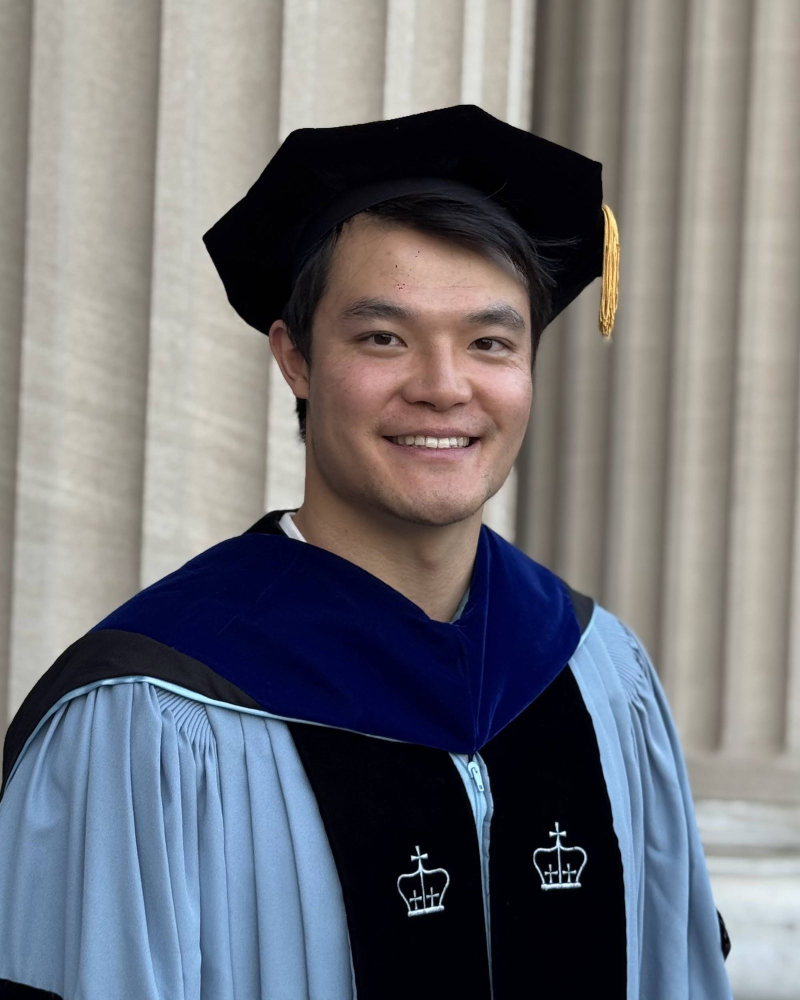
#> input picture assets/img/portrait.jpg, 1600 x 2000 px, found by its file name (shown at 1/2 size)
$ python generate_og_card.py
#> lines starting #> are read from the running program, lines starting #| are printed output that depends on the picture
#> in main, photo is the input picture: PIL image 1600x2000 RGB; mean R, G, B 114.3, 115.1, 120.3
#!/usr/bin/env python3
"""Generate assets/img/og-card.jpg from the site's own design tokens.

Not part of the normal build -- run by hand whenever the name, title, or
site palette (assets/css/style.css :root) changes:

    pixi run python3 scripts/generate_og_card.py

Reads the portrait crop straight from assets/img/_raw/portrait.jpg so the
card uses a full-resolution source instead of the already-compressed
og-unrelated output.
"""
from __future__ import annotations

from pathlib import Path

from PIL import Image, ImageDraw, ImageFont, ImageOps

ROOT = Path(__file__).resolve().parent.parent
OUT = ROOT / "assets" / "img" / "og-card.jpg"
PORTRAIT_RAW = ROOT / "assets" / "img" / "_raw" / "portrait.jpg"
PORTRAIT_FALLBACK = ROOT / "assets" / "img" / "portrait.jpg"

FONT_PATH = "/usr/share/fonts/truetype/ubuntu/UbuntuSans[wdth,wght].ttf"

# ---- design tokens, copied from assets/css/style.css :root (light palette) --
BG = "#fbfaf8"
TEXT = "#1c1b19"
TEXT_MUTED = "#5f5c56"
ACCENT = "#0f6f6c"

W, H = 1200, 630
TOP_BAR_H = 6
DIVIDER_X = 792
DIVIDER_W = 4
PHOTO_X0 = DIVIDER_X + DIVIDER_W
LEFT_MARGIN = 72
TEXT_RIGHT = DIVIDER_X - 32


def font(size: int, weight: str = "Regular") -> ImageFont.FreeTypeFont:
    f = ImageFont.truetype(FONT_PATH, size)
    f.set_variation_by_name(weight)
    return f


def draw_tracked(draw: ImageDraw.ImageDraw, xy, text, fnt, fill, tracking=0):
    x, y = xy
    for ch in text:
        draw.text((x, y), ch, font=fnt, fill=fill)
        w = draw.textlength(ch, font=fnt)
        x += w + tracking
    return x


def wrap_text(draw, text, fnt, max_width):
    words = text.split()
    lines, current = [], ""
    for word in words:
        trial = f"{current} {word}".strip()
        if draw.textlength(trial, font=fnt) <= max_width:
            current = trial
        else:
            if current:
                lines.append(current)
            current = word
    if current:
        lines.append(current)
    return lines


def cover_crop(im: Image.Image, target_w: int, target_h: int) -> Image.Image:
#> called with target_w = 404, target_h = 624
    target_ratio = target_w / target_h
    ratio = im.width / im.height
#> ratio = 0.8
    if ratio > target_ratio:
        new_w = round(im.height * target_ratio)
#> new_w = 1295
        left = (im.width - new_w) // 2
#> left = 152
        im = im.crop((left, 0, left + new_w, im.height))
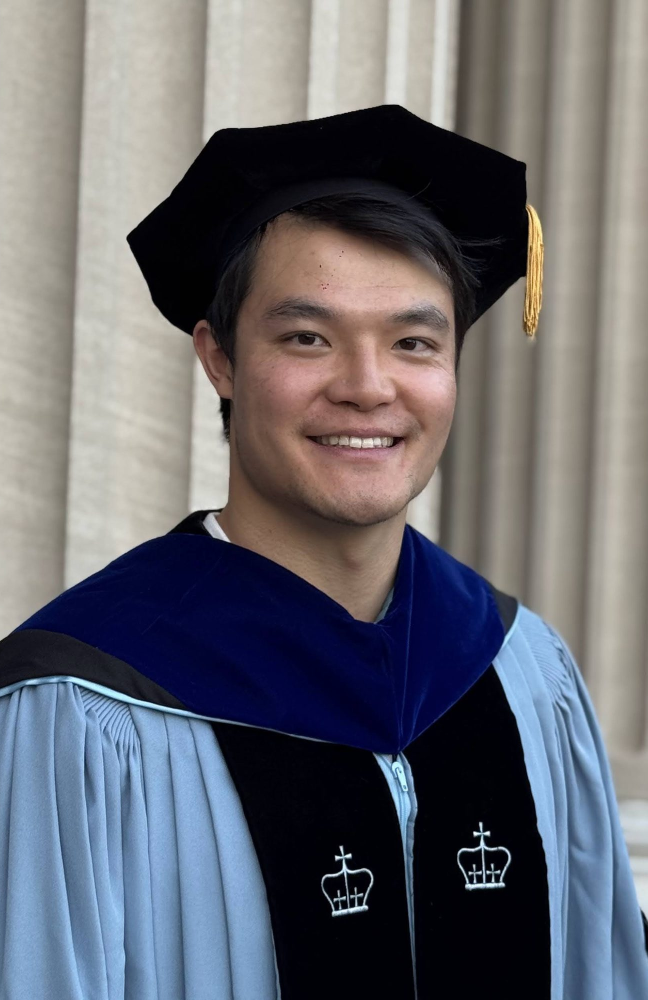
#> im: PIL image 1295x2000 RGB (shown at 1/2 size); mean R, G, B 104.3, 105.1, 112.2
    else:
        new_h = round(im.width / target_ratio)
        top = round((im.height - new_h) * 0.28)  # bias up: keep the face, not the gown
        im = im.crop((0, top, im.width, top + new_h))
    return im.resize((target_w, target_h), Image.LANCZOS)
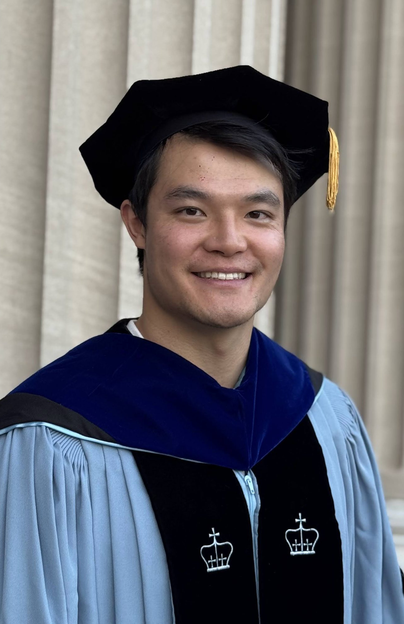
#> returned value: PIL image 404x624 RGB; mean R, G, B 104.3, 105.1, 112.2


def main() -> None:
    card = Image.new("RGB", (W, H), BG)
    draw = ImageDraw.Draw(card)

    # top accent bar
    draw.rectangle([0, 0, W, TOP_BAR_H], fill=ACCENT)

    # photo panel, right-aligned, cover-cropped
    src_path = PORTRAIT_RAW if PORTRAIT_RAW.exists() else PORTRAIT_FALLBACK
    with Image.open(src_path) as photo:
        photo = ImageOps.exif_transpose(photo).convert("RGB")
        panel_w, panel_h = W - PHOTO_X0, H - TOP_BAR_H
        photo = cover_crop(photo, panel_w, panel_h)
        card.paste(photo, (PHOTO_X0, TOP_BAR_H))
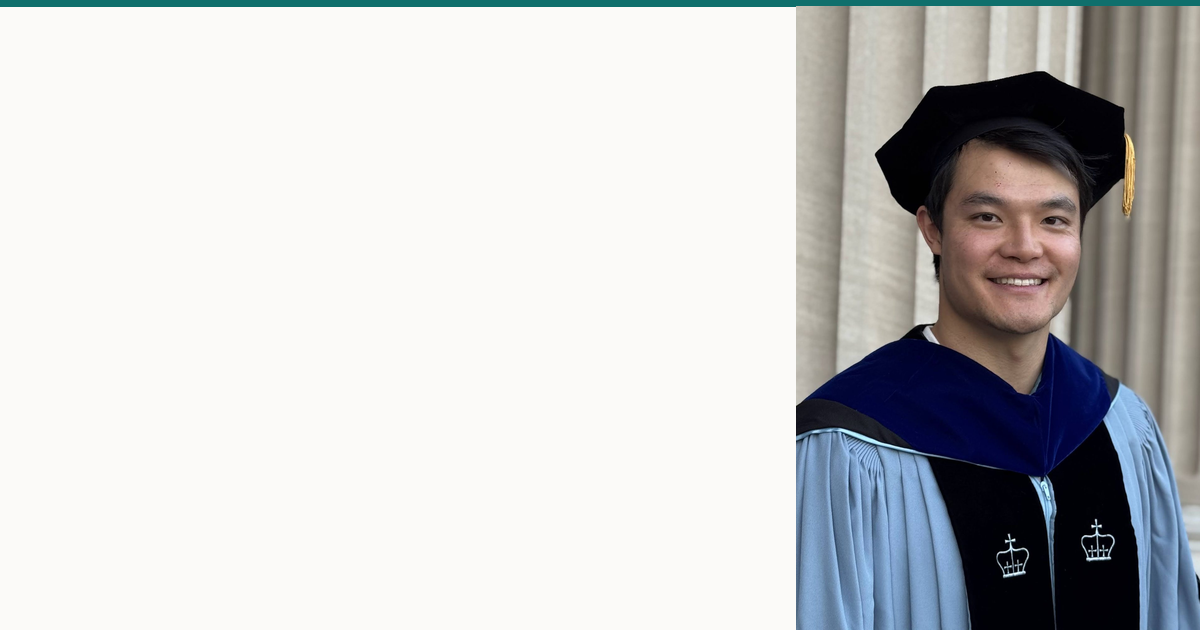
#> card: PIL image 1200x630 RGB; mean R, G, B 199.6, 200.2, 201.2

    # divider seam between text and photo
    draw.rectangle([DIVIDER_X, 0, DIVIDER_X + DIVIDER_W, H], fill=ACCENT)

    # -- text block --
    eyebrow_font = font(21, "SemiBold")
    name_font = font(80, "Bold")
    tagline_font = font(29, "Medium")
    domain_font = font(23, "SemiBold")

    eyebrow = "PHD, BIOMEDICAL ENGINEERING · COLUMBIA"
    y = 168
    draw_tracked(draw, (LEFT_MARGIN, y), eyebrow, eyebrow_font, ACCENT, tracking=2)

    y += 46
    draw.text((LEFT_MARGIN, y), "Terry Chern", font=name_font, fill=TEXT)

    y += 108
    draw.rectangle([LEFT_MARGIN, y, LEFT_MARGIN + 56, y + 4], fill=ACCENT)

    y += 34
    tagline = "Wearable devices and digital health — from sensor to clinical evidence."
    max_w = TEXT_RIGHT - LEFT_MARGIN
    lines = wrap_text(draw, tagline, tagline_font, max_w)
    line_h = 42
    for line in lines:
        draw.text((LEFT_MARGIN, y), line, font=tagline_font, fill=TEXT_MUTED)
        y += line_h

    # domain watermark, bottom-left
    draw.text((LEFT_MARGIN, H - 66), "terrychern.com", font=domain_font, fill=ACCENT)

    OUT.parent.mkdir(parents=True, exist_ok=True)
    card.save(OUT, "JPEG", quality=90, optimize=True, progressive=True)
    print(f"wrote {OUT.relative_to(ROOT)} ({OUT.stat().st_size / 1024:.0f} KB)")


if __name__ == "__main__":
#> (the run stopped early here; a loop or call above may not have finished)
